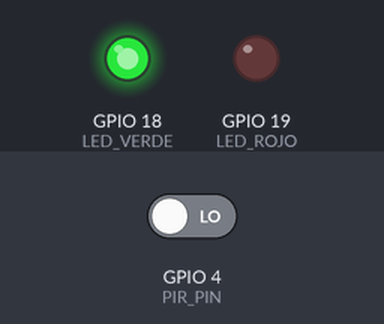
The program below on a simulated ESP32. On the bench: output pins drawn as LEDs (lit = HIGH). The test bench sets the inputs (shaded band); at power-on: GPIO 4 (PIR_PIN) LOW. WiFi joins after 1.5 s; servers stay silent unless stated; uploads are accepted with an empty reply; what the program prints to the serial monitor is not drawn.

Above: at 2.7 s.
2.8 s: GPIO 4 (PIR_PIN) driven HIGH
At 4.3 s:
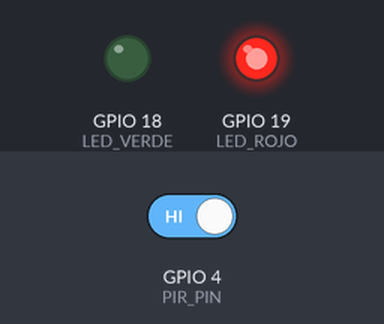
5.7 s: GPIO 4 (PIR_PIN) driven LOW
At 7.2 s:
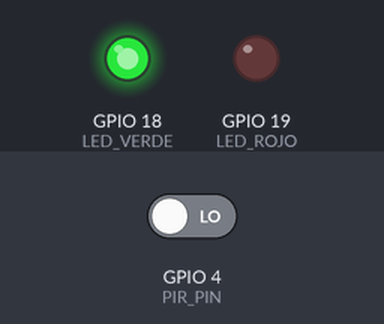
Timing chart, 0 to 8.7 s (numbered marks = the images above; inputs shaded):
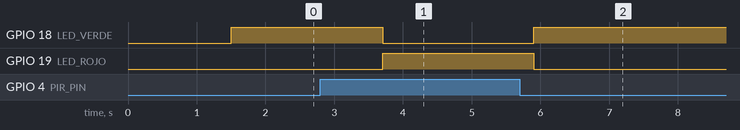

The program:

main.cpp
```cpp
#include <WiFi.h>
#include <HTTPClient.h>

// =========================
// WIFI
// =========================
const char *ssid = "ESP32_TEST2";
const char *password = "12345678";

//  IP de el servidor
const char *serverName =
    "http://172.20.10.2:8040/data";

// =========================
// PIR
// =========================
#define PIR_PIN 4

// =========================
// LED TWO COLOR
// =========================
#define LED_VERDE 18
#define LED_ROJO 19

void setup()
{

  Serial.begin(115200);

  // PIR
  pinMode(PIR_PIN, INPUT);

  // LEDS
  pinMode(LED_VERDE, OUTPUT);
  pinMode(LED_ROJO, OUTPUT);

  // WIFI
  WiFi.begin(ssid, password);

  Serial.print("Conectando WiFi");

  while (WiFi.status() != WL_CONNECTED)
  {

    delay(500);
    Serial.print(".");
  }

  Serial.println("");
  Serial.println("WiFi conectado");
}

void loop()
{

  // =========================
  // LEER PIR
  // =========================
  int movimiento =
      digitalRead(PIR_PIN);

  // =========================
  // MOSTRAR
  // =========================
  Serial.print("Movimiento: ");
  Serial.println(movimiento);

  // =========================
  // LEDS
  // =========================
  if (movimiento == HIGH)
  {

    digitalWrite(LED_ROJO, HIGH);
    digitalWrite(LED_VERDE, LOW);
  }
  else
  {

    digitalWrite(LED_ROJO, LOW);
    digitalWrite(LED_VERDE, HIGH);
  }

  // =========================
  // ENVIAR
  // =========================
  if (WiFi.status() == WL_CONNECTED)
  {

    HTTPClient http;

    http.begin(serverName);

    http.addHeader(
        "Content-Type",
        "application/json");

    String json = "{";

    json += "\"id\":\"ocupacion\",";
    json += "\"movimiento\":";
    json += movimiento;

    json += "}";

    Serial.println(json);

    int response =
        http.POST(json);

    Serial.print("HTTP Response: ");
    Serial.println(response);

    http.end();
  }

  delay(2000);
}
```

Measured:
- after the input at 2.8 s, GPIO 18 (LED_VERDE): HIGH → LOW after 0.90 s; GPIO 19 (LED_ROJO): LOW → HIGH after 0.90 s
- after the input at 5.7 s, GPIO 18 (LED_VERDE): LOW → HIGH after 0.20 s; GPIO 19 (LED_ROJO): HIGH → LOW after 0.20 s
